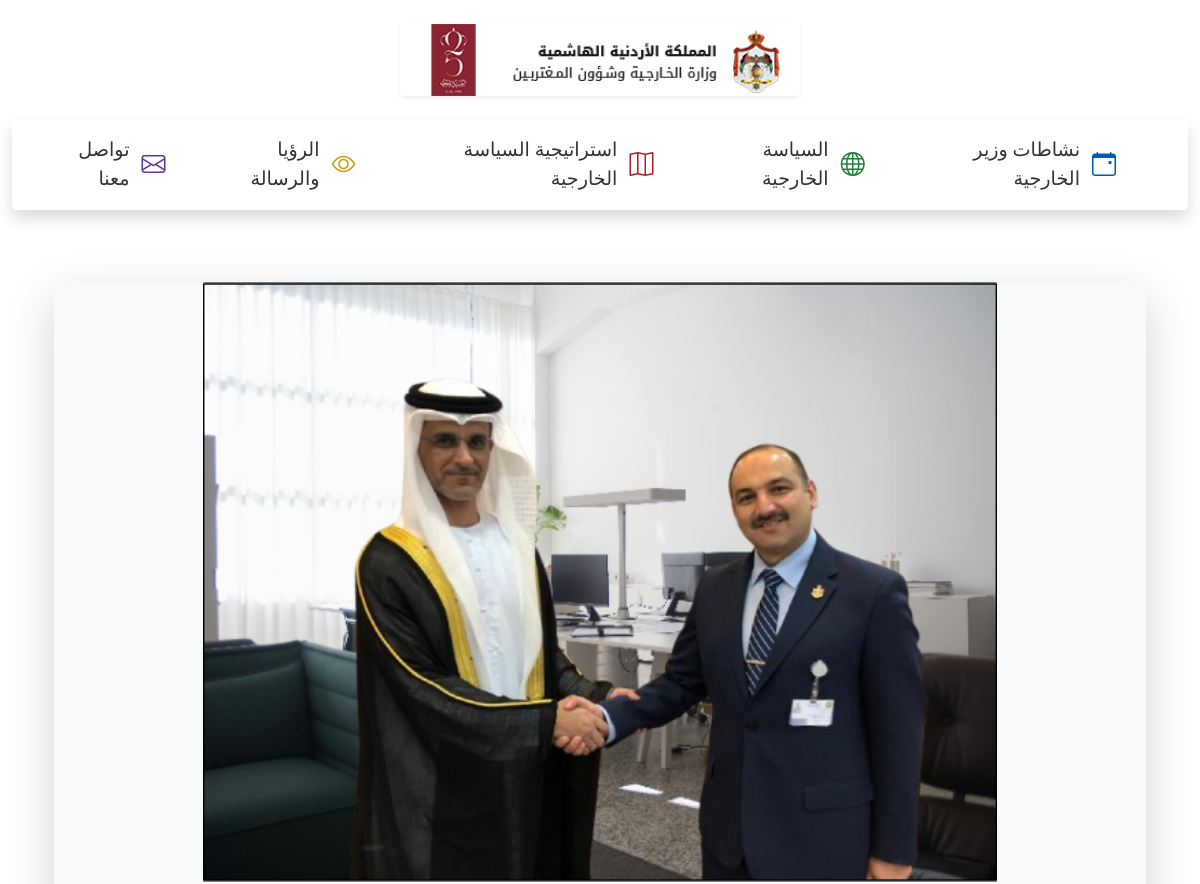
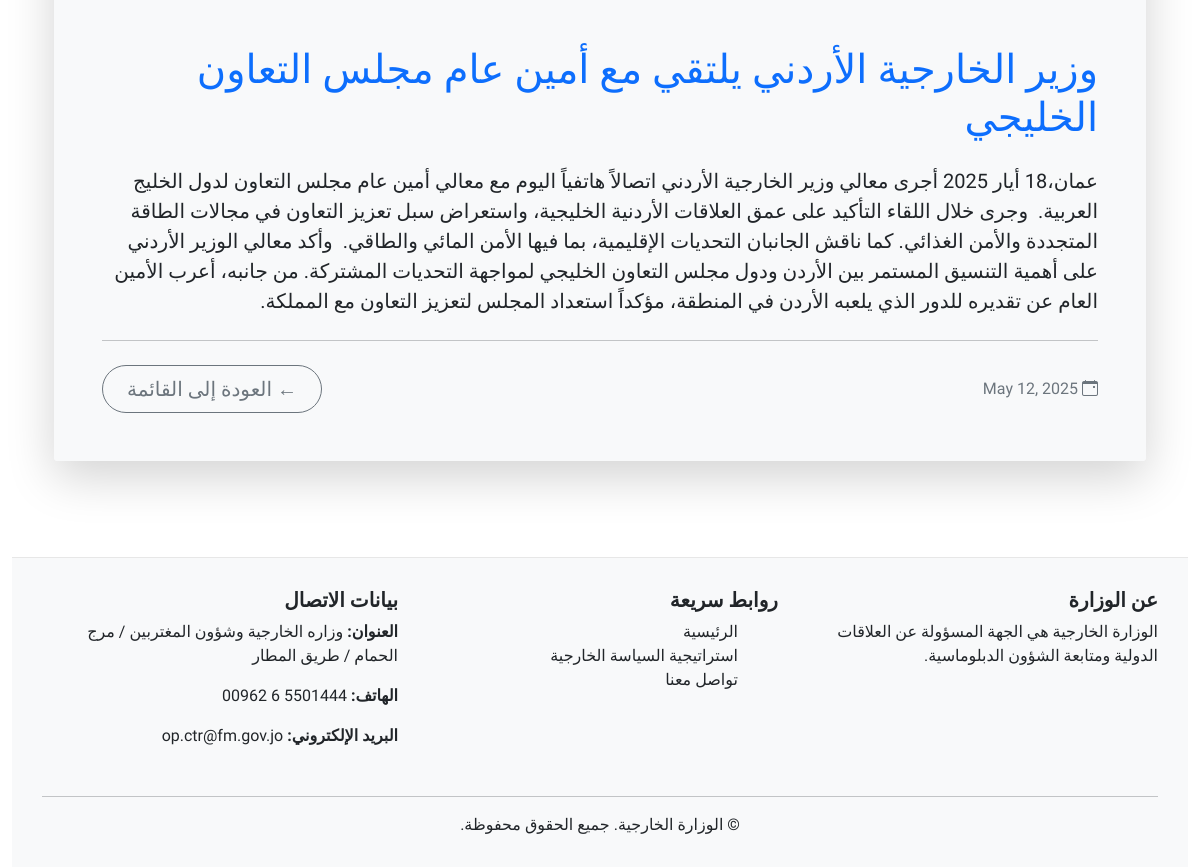
/activity/15/, run on the app's committed database (2 pictures, top to bottom).
### app/models.py (models this page shows, shortened)
class Activity(models.Model):
    title = models.CharField("العنوان", max_length=200)
    description = models.TextField("الوصف")
    image = models.ImageField("الصورة", upload_to='activity_images/')
    date = models.DateField("التاريخ")
    created_at = models.DateTimeField(auto_now_add=True)

### app/views.py (the view)
# urls.py: path('activity/<int:pk>/', views.ActivityDetailView.as_view(), name='activity-detail'),  # 👈 هنا
class ActivityDetailView(DetailView):
    model = Activity
    template_name = 'activity_detail.html'
    context_object_name = 'activity'

### templates/activity_detail.html (shortened to what this page needs)
{% extends "base.html" %}
{% load static %}
{% block content %}
<div class="container my-5">
    <div class="card shadow-lg border-0 rounded-4 overflow-hidden">
{% if activity.image %}
    <img src="{{ activity.image.url }}" class="card-img-top img-fluid" alt="{{ activity.title }}">
{% endif %}
        <div class="card-body p-5 bg-light">
            <h1 class="card-title mb-4 text-primary">{{ activity.title }}</h1>
            <p class="card-text fs-5 lead">{{ activity.description }}</p>
            <hr class="my-4">
            <div class="d-flex justify-content-between align-items-center mt-4">
                <span class="text-muted">
                    <i class="bi bi-calendar-event"></i> {{ activity.date }}
                </span>
                <a href="{% url 'activities' %}" class="btn btn-outline-secondary btn-lg rounded-pill px-4">
                    ← العودة إلى القائمة
                </a>
            </div>
        </div>
    </div>
</div>
{% endblock %}

### templates/base.html (style rules this page uses)
body { font-family: 'Tajawal', sans-serif; }

### templates/activity_detail.html (style rules this page uses)
.card-img-top { width: 100%; height: auto; max-height: 600px; object-fit: contain; background-color: #f8f9fa; }

### data on the page
Activity: image (picture), title "وزير الخارجية الأردني يلتقي مع أمين عام مجلس التعاون الخليجي", description "عمان،18 أيار 2025 أجرى معالي وزير الخارجية الأردني اتصالاً هاتفياً اليوم مع معالي أمين عام مجلس التعاون لدول الخليج العربية. وجرى خلال اللقاء التأكيد على عمق العلاقات الأردنية الخليجية، واستعراض سبل تعزيز التعاون في مجالات الطاقة المتجددة والأمن الغذائي. كما ناقش الجانبان التحديات الإقليمية، بما فيها الأمن المائي والطاقي. وأكد معالي الوزير الأردني على أهمية التنسيق المستمر بين الأردن ودول مجلس التعاون الخليجي لمواجهة التحديات المشتركة. من جانبه، أعرب الأمين العام عن تقديره للدور الذي يلعبه الأردن في المنطقة، مؤكداً استعداد المجلس لتعزيز التعاون مع المملكة.", date "May 12, 2025"
